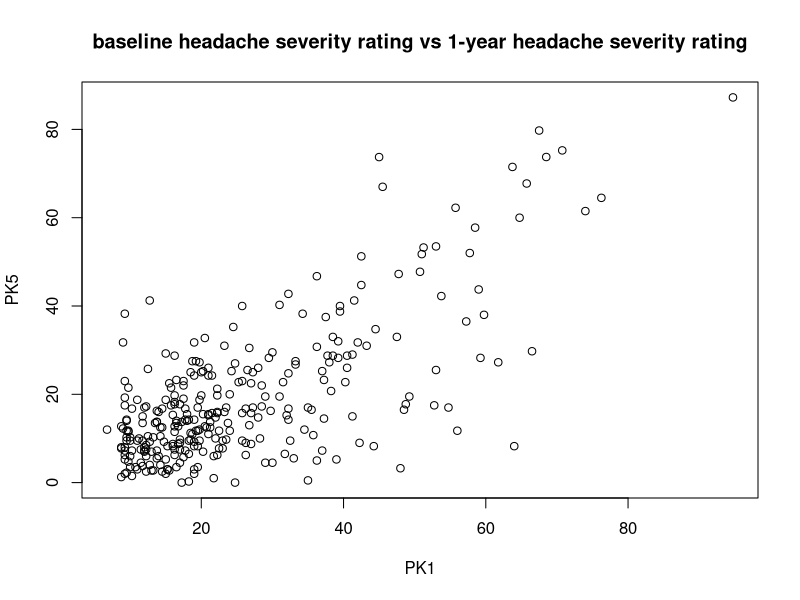
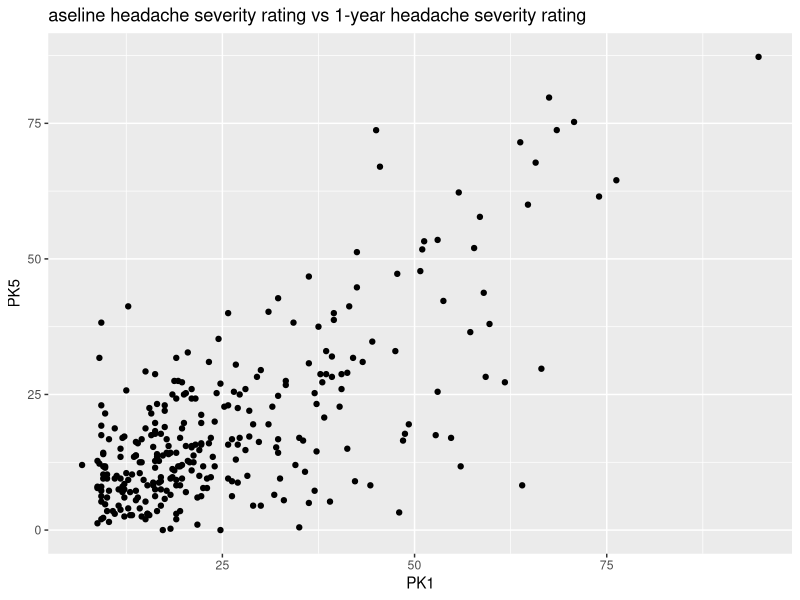
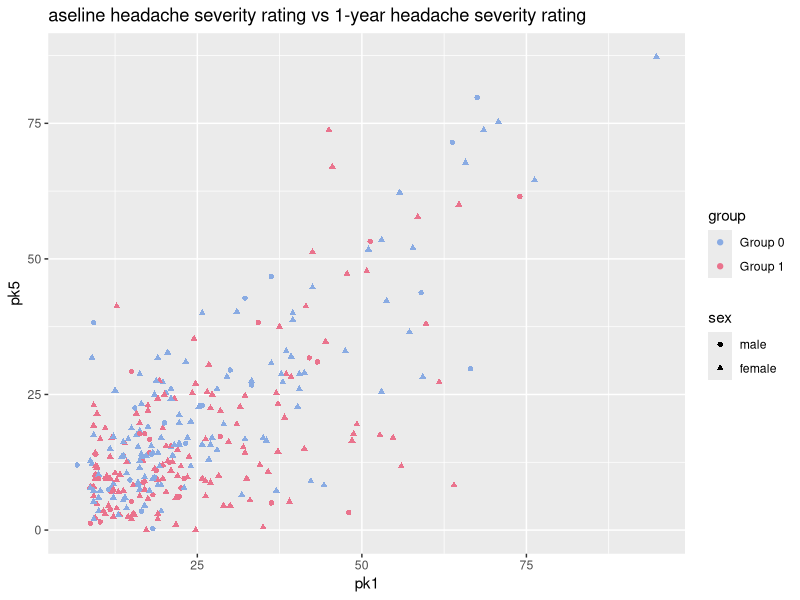
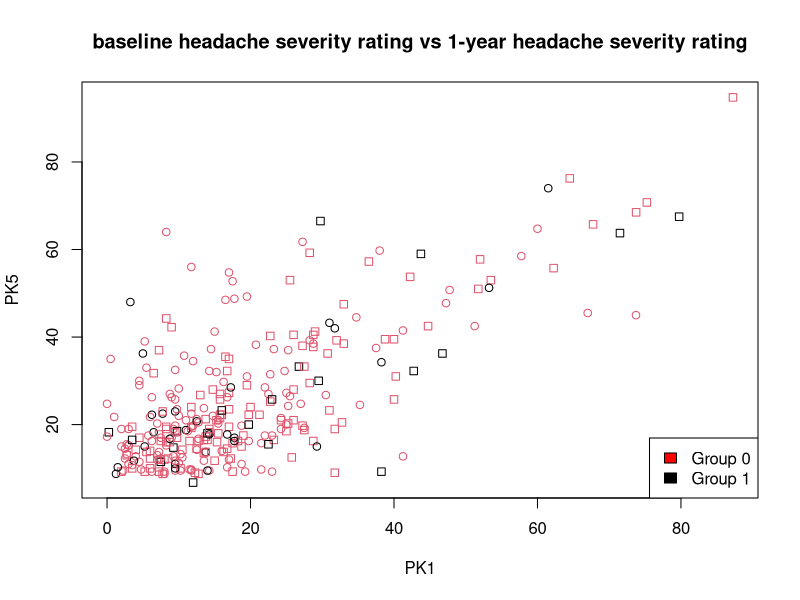

These figures' R source, in order:
## ---- chunk 1
library(tidyverse)
## ---- chunk 2
acu <- read.csv("acupuncture.csv")
## ---- chunk 3
## mean for each element
apply(acu, MARGIN = 2, mean)
## sd for each element
apply(acu, MARGIN = 2, sd)
## ---- chunk 4
by(
  data = acu$pk5, 
  INDICES = acu$group, 
  FUN = mean
)
## It cannot be concluded about efficacy by only telling the relationship of group and severity of pk5. It needs more information other than groups. 
## ---- chunk 5
diff <- acu$pk5 - acu$pk1
diff
## ---- chunk 6
remission <- ifelse(diff <= -10, 1, 0)
remission
## ---- chunk 7
acu %>% 
  group_by(group) %>% 
  summarize(mean(pk5))
acu <- acu %>% 
  mutate(diff2 = pk5 - pk1)
acu$diff2
acu <- acu %>% 
  mutate(remission2 = ifelse(diff2 <= -10, 1, 0))
acu$remission2
## ---- chunk 8
plot(acu$pk1, acu$pk5, xlab = "PK1", ylab = "PK5",
     main = "baseline headache severity rating vs 1-year headache severity rating")
## ---- chunk 9
acu %>%
  ggplot(aes(x = pk1, y = pk5)) + 
  geom_point() + 
  xlab("PK1") + 
  ylab("PK5") + 
  ggtitle("aseline headache severity rating vs 1-year headache severity rating")
## ---- chunk 10
acu %>% 
  mutate(group = factor(x = group,
                           labels = c("Group 0", "Group 1"),
                           levels = c(0, 1)),
            sex = factor(x = sex,
                         labels = c("male", "female"),
                         levels = c(0, 1))) %>%
  ggplot(aes(x = pk1, y = pk5, color = group, shape = sex))  + 
  geom_point() + 
  scale_color_manual(values = c("#89ABE3FF", "#EA738DFF")) + 
  ggtitle("aseline headache severity rating vs 1-year headache severity rating")
## ---- chunk 11
cols <- c("#89ABE3FF", "#EA738DFF")

plot(acu$pk1~ acu$pk5, xlab = "PK1", ylab = "PK5", 
     col = factor(acu$sex), 
     pch = acu$group,
     main = "baseline headache severity rating vs 1-year headache severity rating")
legend(
  x = "bottomright",
  legend = c("Group 0", "Group 1"),
  fill = c("red", "black")
)
